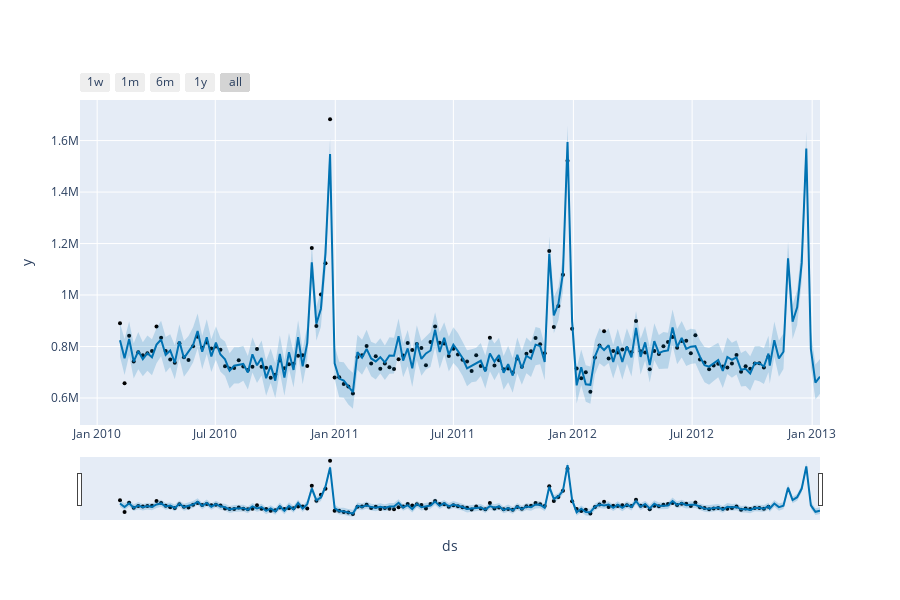

The code cell stored with this chart in its notebook:
### Code cell
forecast_sales(45)

### Figure 1 — Plotly figure (JSON) as saved in the notebook; plotly's stock layout.template omitted (floating-point values rounded to 4 significant figures; data arrays with more than 128 entries replaced by an {"elided": "..."} marker saying what was removed)
{"data": [{"marker": {"color": "black", "size": 4}, "mode": "markers", "name": "Actual", "type": "scatter", "x": {"elided": "143 str values"}, "y": {"elided": "143 float values"}}, {"hoverinfo": "skip", "line": {"width": 0}, "mode": "lines", "type": "scatter", "x": {"elided": "155 str values"}, "y": {"elided": "155 float values"}}, {"fill": "tonexty", "fillcolor": "rgba(0, 114, 178, 0.2)", "line": {"color": "#0072B2", "width": 2}, "mode": "lines", "name": "Predicted", "type": "scatter", "x": {"elided": "155 str values"}, "y": {"elided": "155 float values"}}, {"fill": "tonexty", "fillcolor": "rgba(0, 114, 178, 0.2)", "hoverinfo": "skip", "line": {"width": 0}, "mode": "lines", "type": "scatter", "x": {"elided": "155 str values"}, "y": {"elided": "155 float values"}}], "layout": {"height": 600, "showlegend": false, "width": 900, "xaxis": {"rangeselector": {"buttons": [{"count": 7, "label": "1w", "step": "day", "stepmode": "backward"}, {"count": 1, "label": "1m", "step": "month", "stepmode": "backward"}, {"count": 6, "label": "6m", "step": "month", "stepmode": "backward"}, {"count": 1, "label": "1y", "step": "year", "stepmode": "backward"}, {"step": "all"}]}, "rangeslider": {"visible": true}, "title": {"text": "ds"}, "type": "date"}, "yaxis": {"title": {"text": "y"}}}}
